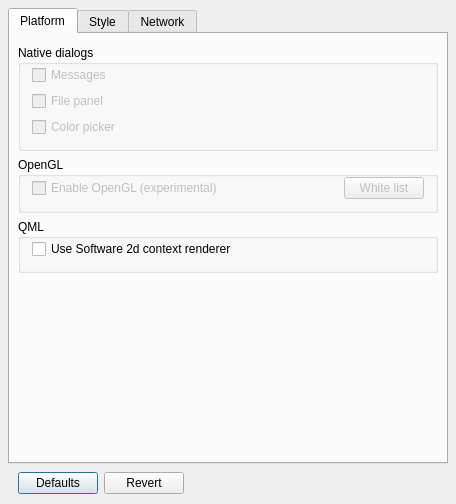
<?xml version="1.0" encoding="UTF-8"?>
<ui version="4.0">
 <class>SettingsDialog</class>
 <widget class="QDialog" name="SettingsDialog">
  <property name="geometry">
   <rect>
    <x>0</x>
    <y>0</y>
    <width>456</width>
    <height>504</height>
   </rect>
  </property>
  <property name="sizePolicy">
   <sizepolicy hsizetype="Preferred" vsizetype="Preferred">
    <horstretch>0</horstretch>
    <verstretch>0</verstretch>
   </sizepolicy>
  </property>
  <property name="windowTitle">
   <string>Qt6 Configurator</string>
  </property>
  <layout class="QVBoxLayout" name="verticalLayout_2">
   <property name="spacing">
    <number>8</number>
   </property>
   <property name="leftMargin">
    <number>8</number>
   </property>
   <property name="topMargin">
    <number>8</number>
   </property>
   <property name="rightMargin">
    <number>8</number>
   </property>
   <property name="bottomMargin">
    <number>10</number>
   </property>
   <item>
    <layout class="QVBoxLayout" name="verticalLayout">
     <property name="sizeConstraint">
      <enum>QLayout::SetMaximumSize</enum>
     </property>
     <property name="leftMargin">
      <number>0</number>
     </property>
     <property name="topMargin">
      <number>0</number>
     </property>
     <property name="rightMargin">
      <number>0</number>
     </property>
     <property name="bottomMargin">
      <number>0</number>
     </property>
     <item>
      <widget class="QTabWidget" name="tabWidget">
       <property name="enabled">
        <bool>true</bool>
       </property>
       <property name="currentIndex">
        <number>0</number>
       </property>
       <property name="usesScrollButtons">
        <bool>false</bool>
       </property>
       <widget class="QWidget" name="tabQPA">
        <attribute name="title">
         <string>Platform</string>
        </attribute>
        <layout class="QVBoxLayout" name="verticalLayout_4">
         <property name="leftMargin">
          <number>8</number>
         </property>
         <property name="rightMargin">
          <number>8</number>
         </property>
         <item>
          <widget class="QGroupBox" name="nativeDialogsGroup">
           <property name="title">
            <string>Native dialogs</string>
           </property>
           <layout class="QVBoxLayout" name="verticalLayout_7">
            <property name="topMargin">
             <number>0</number>
            </property>
            <item>
             <layout class="QVBoxLayout" name="verticalLayout_5">
              <item>
               <widget class="QCheckBox" name="messagesCheckBox">
                <property name="enabled">
                 <bool>false</bool>
                </property>
                <property name="text">
                 <string>Messages</string>
                </property>
               </widget>
              </item>
              <item>
               <widget class="QCheckBox" name="filePanelCheckBox">
                <property name="enabled">
                 <bool>false</bool>
                </property>
                <property name="text">
                 <string>File panel</string>
                </property>
               </widget>
              </item>
              <item>
               <widget class="QCheckBox" name="colorPickerCheckBox">
                <property name="enabled">
                 <bool>false</bool>
                </property>
                <property name="text">
                 <string>Color picker</string>
                </property>
               </widget>
              </item>
             </layout>
            </item>
           </layout>
          </widget>
         </item>
         <item>
          <widget class="QGroupBox" name="OpenGlGroup">
           <property name="title">
            <string>OpenGL</string>
           </property>
           <layout class="QHBoxLayout" name="horizontalLayout_9">
            <property name="topMargin">
             <number>0</number>
            </property>
            <item>
             <layout class="QVBoxLayout" name="verticalLayout_8">
              <item>
               <widget class="QCheckBox" name="openGlCheckBox">
                <property name="enabled">
                 <bool>false</bool>
                </property>
                <property name="text">
                 <string>Enable OpenGL (experimental)</string>
                </property>
               </widget>
              </item>
             </layout>
            </item>
            <item>
             <spacer name="horizontalSpacer_8">
              <property name="orientation">
               <enum>Qt::Horizontal</enum>
              </property>
              <property name="sizeHint" stdset="0">
               <size>
                <width>40</width>
                <height>20</height>
               </size>
              </property>
             </spacer>
            </item>
            <item>
             <widget class="QPushButton" name="whiteListButton">
              <property name="enabled">
               <bool>false</bool>
              </property>
              <property name="sizePolicy">
               <sizepolicy hsizetype="Minimum" vsizetype="Fixed">
                <horstretch>0</horstretch>
                <verstretch>0</verstretch>
               </sizepolicy>
              </property>
              <property name="text">
               <string>White list</string>
              </property>
              <property name="autoDefault">
               <bool>false</bool>
              </property>
             </widget>
            </item>
           </layout>
          </widget>
         </item>
         <item>
          <widget class="QGroupBox" name="QMLGroup">
           <property name="title">
            <string>QML</string>
           </property>
           <layout class="QVBoxLayout" name="verticalLayout_11">
            <property name="topMargin">
             <number>0</number>
            </property>
            <item>
             <layout class="QVBoxLayout" name="verticalLayout_10">
              <item>
               <widget class="QCheckBox" name="softContextCheckBox">
                <property name="text">
                 <string>Use Software 2d context renderer</string>
                </property>
               </widget>
              </item>
             </layout>
            </item>
           </layout>
          </widget>
         </item>
         <item>
          <spacer name="verticalSpacer">
           <property name="orientation">
            <enum>Qt::Vertical</enum>
           </property>
           <property name="sizeHint" stdset="0">
            <size>
             <width>20</width>
             <height>40</height>
            </size>
           </property>
          </spacer>
         </item>
        </layout>
       </widget>
       <widget class="QWidget" name="tabStyle">
        <attribute name="title">
         <string>Style</string>
        </attribute>
        <layout class="QVBoxLayout" name="verticalLayout_6">
         <item>
          <layout class="QHBoxLayout" name="horizontalLayout_2">
           <item>
            <widget class="QLabel" name="styleLabel">
             <property name="text">
              <string>Widget style: </string>
             </property>
            </widget>
           </item>
           <item>
            <widget class="QComboBox" name="styleComboBox">
             <property name="sizePolicy">
              <sizepolicy hsizetype="Maximum" vsizetype="Fixed">
               <horstretch>0</horstretch>
               <verstretch>0</verstretch>
              </sizepolicy>
             </property>
            </widget>
           </item>
           <item>
            <spacer name="horizontalSpacer_2">
             <property name="orientation">
              <enum>Qt::Horizontal</enum>
             </property>
             <property name="sizeHint" stdset="0">
              <size>
               <width>40</width>
               <height>20</height>
              </size>
             </property>
            </spacer>
           </item>
          </layout>
         </item>
         <item>
          <widget class="QGroupBox" name="iconsGroupBox">
           <property name="title">
            <string>Icons</string>
           </property>
           <layout class="QVBoxLayout" name="verticalLayout_13">
            <property name="topMargin">
             <number>0</number>
            </property>
            <item>
             <layout class="QVBoxLayout" name="verticalLayout_12">
              <item>
               <layout class="QHBoxLayout" name="horizontalLayout_3">
                <item>
                 <widget class="QLabel" name="iconSetLabel">
                  <property name="text">
                   <string>Iconset: </string>
                  </property>
                 </widget>
                </item>
                <item>
                 <widget class="QComboBox" name="iconSetComboBox">
                  <property name="sizePolicy">
                   <sizepolicy hsizetype="Maximum" vsizetype="Fixed">
                    <horstretch>0</horstretch>
                    <verstretch>0</verstretch>
                   </sizepolicy>
                  </property>
                 </widget>
                </item>
                <item>
                 <spacer name="horizontalSpacer_3">
                  <property name="orientation">
                   <enum>Qt::Horizontal</enum>
                  </property>
                  <property name="sizeHint" stdset="0">
                   <size>
                    <width>40</width>
                    <height>20</height>
                   </size>
                  </property>
                 </spacer>
                </item>
               </layout>
              </item>
              <item>
               <layout class="QHBoxLayout" name="horizontalLayout_6">
                <item>
                 <widget class="QLabel" name="smallIconSizeLabel">
                  <property name="text">
                   <string>Small icons size:</string>
                  </property>
                 </widget>
                </item>
                <item>
                 <widget class="QSpinBox" name="smallIconSizeSpinBox">
                  <property name="suffix">
                   <string> px</string>
                  </property>
                  <property name="minimum">
                   <number>12</number>
                  </property>
                  <property name="maximum">
                   <number>32</number>
                  </property>
                  <property name="singleStep">
                   <number>4</number>
                  </property>
                 </widget>
                </item>
                <item>
                 <spacer name="horizontalSpacer_5">
                  <property name="orientation">
                   <enum>Qt::Horizontal</enum>
                  </property>
                  <property name="sizeHint" stdset="0">
                   <size>
                    <width>40</width>
                    <height>20</height>
                   </size>
                  </property>
                 </spacer>
                </item>
               </layout>
              </item>
              <item>
               <layout class="QHBoxLayout" name="horizontalLayout_7">
                <item>
                 <widget class="QLabel" name="largeIconSizeLabel">
                  <property name="text">
                   <string>Large icons size:</string>
                  </property>
                 </widget>
                </item>
                <item>
                 <widget class="QSpinBox" name="largeIconSizeSpinBox">
                  <property name="suffix">
                   <string> px</string>
                  </property>
                  <property name="minimum">
                   <number>16</number>
                  </property>
                  <property name="maximum">
                   <number>64</number>
                  </property>
                  <property name="singleStep">
                   <number>8</number>
                  </property>
                  <property name="value">
                   <number>32</number>
                  </property>
                 </widget>
                </item>
                <item>
                 <spacer name="horizontalSpacer_6">
                  <property name="orientation">
                   <enum>Qt::Horizontal</enum>
                  </property>
                  <property name="sizeHint" stdset="0">
                   <size>
                    <width>40</width>
                    <height>20</height>
                   </size>
                  </property>
                 </spacer>
                </item>
               </layout>
              </item>
              <item>
               <layout class="QHBoxLayout" name="horizontalLayout_8">
                <item>
                 <widget class="QLabel" name="toolbarIconSizeLabel">
                  <property name="text">
                   <string>Toolbar icons size:</string>
                  </property>
                 </widget>
                </item>
                <item>
                 <widget class="QSpinBox" name="toolbarIconSizeSpinBox">
                  <property name="suffix">
                   <string> px</string>
                  </property>
                  <property name="minimum">
                   <number>12</number>
                  </property>
                  <property name="maximum">
                   <number>32</number>
                  </property>
                  <property name="singleStep">
                   <number>4</number>
                  </property>
                  <property name="value">
                   <number>16</number>
                  </property>
                 </widget>
                </item>
                <item>
                 <spacer name="horizontalSpacer_7">
                  <property name="orientation">
                   <enum>Qt::Horizontal</enum>
                  </property>
                  <property name="sizeHint" stdset="0">
                   <size>
                    <width>40</width>
                    <height>20</height>
                   </size>
                  </property>
                 </spacer>
                </item>
               </layout>
              </item>
              <item>
               <layout class="QHBoxLayout" name="horizontalLayout_4">
                <item>
                 <widget class="QLabel" name="toolbarModeLabel">
                  <property name="text">
                   <string>Toolbar mode: </string>
                  </property>
                 </widget>
                </item>
                <item>
                 <widget class="QComboBox" name="toolbarModeComboBox">
                  <property name="sizePolicy">
                   <sizepolicy hsizetype="Expanding" vsizetype="Fixed">
                    <horstretch>0</horstretch>
                    <verstretch>0</verstretch>
                   </sizepolicy>
                  </property>
                  <item>
                   <property name="text">
                    <string>Icons Only</string>
                   </property>
                  </item>
                  <item>
                   <property name="text">
                    <string>Text Only</string>
                   </property>
                  </item>
                  <item>
                   <property name="text">
                    <string>Text Alongside Icons</string>
                   </property>
                  </item>
                  <item>
                   <property name="text">
                    <string>Text Under Icons</string>
                   </property>
                  </item>
                 </widget>
                </item>
                <item>
                 <spacer name="horizontalSpacer_4">
                  <property name="orientation">
                   <enum>Qt::Horizontal</enum>
                  </property>
                  <property name="sizeHint" stdset="0">
                   <size>
                    <width>40</width>
                    <height>20</height>
                   </size>
                  </property>
                 </spacer>
                </item>
               </layout>
              </item>
              <item>
               <layout class="QHBoxLayout" name="horizontalLayout_5">
                <item>
                 <widget class="QCheckBox" name="menuIconCheckBox">
                  <property name="text">
                   <string>Menu icons</string>
                  </property>
                 </widget>
                </item>
               </layout>
              </item>
             </layout>
            </item>
           </layout>
          </widget>
         </item>
         <item>
          <widget class="QGroupBox" name="behaviorGroupBox">
           <property name="title">
            <string>Behavior</string>
           </property>
           <layout class="QVBoxLayout" name="verticalLayout_14">
            <item>
             <layout class="QVBoxLayout" name="verticalLayout_9">
              <item>
               <widget class="QCheckBox" name="deskBarCheckBox">
                <property name="text">
                 <string>Hide the team from DeskBar while minimizing it to system tray</string>
                </property>
               </widget>
              </item>
             </layout>
            </item>
           </layout>
          </widget>
         </item>
         <item>
          <spacer name="verticalSpacer_2">
           <property name="orientation">
            <enum>Qt::Vertical</enum>
           </property>
           <property name="sizeHint" stdset="0">
            <size>
             <width>20</width>
             <height>40</height>
            </size>
           </property>
          </spacer>
         </item>
        </layout>
       </widget>
       <widget class="QWidget" name="tabNetwork">
        <property name="enabled">
         <bool>true</bool>
        </property>
        <attribute name="title">
         <string>Network</string>
        </attribute>
        <layout class="QVBoxLayout" name="verticalLayout_3">
         <item>
          <widget class="QGroupBox" name="proxyGroupBox">
           <property name="enabled">
            <bool>true</bool>
           </property>
           <property name="title">
            <string>Proxy</string>
           </property>
           <property name="checkable">
            <bool>true</bool>
           </property>
           <property name="checked">
            <bool>true</bool>
           </property>
           <layout class="QVBoxLayout" name="verticalLayout_16">
            <item>
             <layout class="QVBoxLayout" name="verticalLayout_15">
              <item>
               <widget class="Line" name="line_3">
                <property name="orientation">
                 <enum>Qt::Horizontal</enum>
                </property>
               </widget>
              </item>
              <item>
               <layout class="QHBoxLayout" name="horizontalLayout_10">
                <item>
                 <widget class="QCheckBox" name="httpProxyEnable">
                  <property name="minimumSize">
                   <size>
                    <width>0</width>
                    <height>0</height>
                   </size>
                  </property>
                  <property name="text">
                   <string>HTTP:</string>
                  </property>
                 </widget>
                </item>
                <item>
                 <widget class="QComboBox" name="httpProxyScheme">
                  <item>
                   <property name="text">
                    <string>http://</string>
                   </property>
                  </item>
                  <item>
                   <property name="text">
                    <string>socks5://</string>
                   </property>
                  </item>
                  <item>
                   <property name="text">
                    <string>socks5h://</string>
                   </property>
                  </item>
                 </widget>
                </item>
                <item>
                 <widget class="QLineEdit" name="httpProxyAddress"/>
                </item>
                <item>
                 <widget class="QLabel" name="label">
                  <property name="text">
                   <string>Port:</string>
                  </property>
                 </widget>
                </item>
                <item>
                 <widget class="QSpinBox" name="httpProxyPort">
                  <property name="minimumSize">
                   <size>
                    <width>70</width>
                    <height>0</height>
                   </size>
                  </property>
                  <property name="maximum">
                   <number>65535</number>
                  </property>
                 </widget>
                </item>
               </layout>
              </item>
              <item>
               <layout class="QHBoxLayout" name="horizontalLayout_14">
                <item>
                 <spacer name="horizontalSpacer_9">
                  <property name="orientation">
                   <enum>Qt::Horizontal</enum>
                  </property>
                  <property name="sizeHint" stdset="0">
                   <size>
                    <width>40</width>
                    <height>20</height>
                   </size>
                  </property>
                 </spacer>
                </item>
                <item>
                 <widget class="QLabel" name="label_4">
                  <property name="text">
                   <string>Username:</string>
                  </property>
                 </widget>
                </item>
                <item>
                 <widget class="QLineEdit" name="httpProxyUser"/>
                </item>
                <item>
                 <widget class="QLabel" name="label_5">
                  <property name="text">
                   <string>Password:</string>
                  </property>
                 </widget>
                </item>
                <item>
                 <widget class="QLineEdit" name="httpProxyPassword">
                  <property name="inputMethodHints">
                   <set>Qt::ImhHiddenText|Qt::ImhNoAutoUppercase|Qt::ImhNoPredictiveText|Qt::ImhSensitiveData</set>
                  </property>
                  <property name="echoMode">
                   <enum>QLineEdit::Password</enum>
                  </property>
                 </widget>
                </item>
               </layout>
              </item>
              <item>
               <widget class="Line" name="line">
                <property name="orientation">
                 <enum>Qt::Horizontal</enum>
                </property>
               </widget>
              </item>
              <item>
               <layout class="QHBoxLayout" name="horizontalLayout_12">
                <item>
                 <widget class="QCheckBox" name="httpsProxyEnable">
                  <property name="minimumSize">
                   <size>
                    <width>0</width>
                    <height>0</height>
                   </size>
                  </property>
                  <property name="text">
                   <string>HTTPS:</string>
                  </property>
                 </widget>
                </item>
                <item>
                 <widget class="QComboBox" name="httpsProxyScheme">
                  <item>
                   <property name="text">
                    <string>http://</string>
                   </property>
                  </item>
                  <item>
                   <property name="text">
                    <string>socks5://</string>
                   </property>
                  </item>
                  <item>
                   <property name="text">
                    <string>socks5h://</string>
                   </property>
                  </item>
                 </widget>
                </item>
                <item>
                 <widget class="QLineEdit" name="httpsProxyAddress"/>
                </item>
                <item>
                 <widget class="QLabel" name="label_2">
                  <property name="text">
                   <string>Port:</string>
                  </property>
                 </widget>
                </item>
                <item>
                 <widget class="QSpinBox" name="httpsProxyPort">
                  <property name="minimumSize">
                   <size>
                    <width>70</width>
                    <height>0</height>
                   </size>
                  </property>
                  <property name="maximum">
                   <number>65535</number>
                  </property>
                 </widget>
                </item>
               </layout>
              </item>
              <item>
               <layout class="QHBoxLayout" name="horizontalLayout_15">
                <item>
                 <spacer name="horizontalSpacer_10">
                  <property name="orientation">
                   <enum>Qt::Horizontal</enum>
                  </property>
                  <property name="sizeHint" stdset="0">
                   <size>
                    <width>40</width>
                    <height>20</height>
                   </size>
                  </property>
                 </spacer>
                </item>
                <item>
                 <widget class="QLabel" name="label_6">
                  <property name="text">
                   <string>Username:</string>
                  </property>
                 </widget>
                </item>
                <item>
                 <widget class="QLineEdit" name="httpsProxyUser"/>
                </item>
                <item>
                 <widget class="QLabel" name="label_7">
                  <property name="text">
                   <string>Password:</string>
                  </property>
                 </widget>
                </item>
                <item>
                 <widget class="QLineEdit" name="httpsProxyPassword">
                  <property name="inputMethodHints">
                   <set>Qt::ImhHiddenText|Qt::ImhNoAutoUppercase|Qt::ImhNoPredictiveText|Qt::ImhSensitiveData</set>
                  </property>
                  <property name="echoMode">
                   <enum>QLineEdit::Password</enum>
                  </property>
                 </widget>
                </item>
               </layout>
              </item>
              <item>
               <widget class="Line" name="line_2">
                <property name="orientation">
                 <enum>Qt::Horizontal</enum>
                </property>
               </widget>
              </item>
              <item>
               <layout class="QHBoxLayout" name="horizontalLayout_13">
                <item>
                 <widget class="QCheckBox" name="ftpProxyEnable">
                  <property name="minimumSize">
                   <size>
                    <width>0</width>
                    <height>0</height>
                   </size>
                  </property>
                  <property name="text">
                   <string>FTP:</string>
                  </property>
                 </widget>
                </item>
                <item>
                 <widget class="QComboBox" name="ftpProxyScheme">
                  <item>
                   <property name="text">
                    <string>http://</string>
                   </property>
                  </item>
                  <item>
                   <property name="text">
                    <string>socks5://</string>
                   </property>
                  </item>
                  <item>
                   <property name="text">
                    <string>socks5h://</string>
                   </property>
                  </item>
                 </widget>
                </item>
                <item>
                 <widget class="QLineEdit" name="ftpProxyAddress"/>
                </item>
                <item>
                 <widget class="QLabel" name="label_3">
                  <property name="text">
                   <string>Port:</string>
                  </property>
                 </widget>
                </item>
                <item>
                 <widget class="QSpinBox" name="ftpProxyPort">
                  <property name="minimumSize">
                   <size>
                    <width>70</width>
                    <height>0</height>
                   </size>
                  </property>
                  <property name="maximum">
                   <number>65535</number>
                  </property>
                 </widget>
                </item>
               </layout>
              </item>
              <item>
               <layout class="QHBoxLayout" name="horizontalLayout_16">
                <item>
                 <spacer name="horizontalSpacer_11">
                  <property name="orientation">
                   <enum>Qt::Horizontal</enum>
                  </property>
                  <property name="sizeHint" stdset="0">
                   <size>
                    <width>40</width>
                    <height>20</height>
                   </size>
                  </property>
                 </spacer>
                </item>
                <item>
                 <widget class="QLabel" name="label_8">
                  <property name="text">
                   <string>Username:</string>
                  </property>
                 </widget>
                </item>
                <item>
                 <widget class="QLineEdit" name="ftpProxyUser"/>
                </item>
                <item>
                 <widget class="QLabel" name="label_9">
                  <property name="text">
                   <string>Password:</string>
                  </property>
                 </widget>
                </item>
                <item>
                 <widget class="QLineEdit" name="ftpProxyPassword">
                  <property name="inputMethodHints">
                   <set>Qt::ImhHiddenText|Qt::ImhNoAutoUppercase|Qt::ImhNoPredictiveText|Qt::ImhSensitiveData</set>
                  </property>
                  <property name="echoMode">
                   <enum>QLineEdit::Password</enum>
                  </property>
                 </widget>
                </item>
               </layout>
              </item>
              <item>
               <widget class="Line" name="line_4">
                <property name="orientation">
                 <enum>Qt::Horizontal</enum>
                </property>
               </widget>
              </item>
              <item>
               <layout class="QHBoxLayout" name="horizontalLayout_17">
                <item>
                 <widget class="QLabel" name="label_10">
                  <property name="text">
                   <string>No proxy:</string>
                  </property>
                  <property name="alignment">
                   <set>Qt::AlignLeading|Qt::AlignLeft|Qt::AlignTop</set>
                  </property>
                 </widget>
                </item>
                <item>
                 <widget class="QPlainTextEdit" name="noProxyList">
                  <property name="plainText">
                   <string notr="true"/>
                  </property>
                 </widget>
                </item>
               </layout>
              </item>
             </layout>
            </item>
           </layout>
          </widget>
         </item>
         <item>
          <spacer name="verticalSpacer_3">
           <property name="orientation">
            <enum>Qt::Vertical</enum>
           </property>
           <property name="sizeHint" stdset="0">
            <size>
             <width>20</width>
             <height>40</height>
            </size>
           </property>
          </spacer>
         </item>
        </layout>
       </widget>
      </widget>
     </item>
    </layout>
   </item>
   <item>
    <layout class="QHBoxLayout" name="horizontalLayout">
     <property name="leftMargin">
      <number>10</number>
     </property>
     <property name="rightMargin">
      <number>10</number>
     </property>
     <item>
      <widget class="QPushButton" name="defaultsButton">
       <property name="text">
        <string>Defaults</string>
       </property>
      </widget>
     </item>
     <item>
      <widget class="QPushButton" name="revertButton">
       <property name="text">
        <string>Revert</string>
       </property>
      </widget>
     </item>
     <item>
      <spacer name="horizontalSpacer">
       <property name="orientation">
        <enum>Qt::Horizontal</enum>
       </property>
       <property name="sizeHint" stdset="0">
        <size>
         <width>40</width>
         <height>20</height>
        </size>
       </property>
      </spacer>
     </item>
    </layout>
   </item>
  </layout>
 </widget>
 <layoutdefault spacing="6" margin="11"/>
 <resources/>
 <connections/>
</ui>
